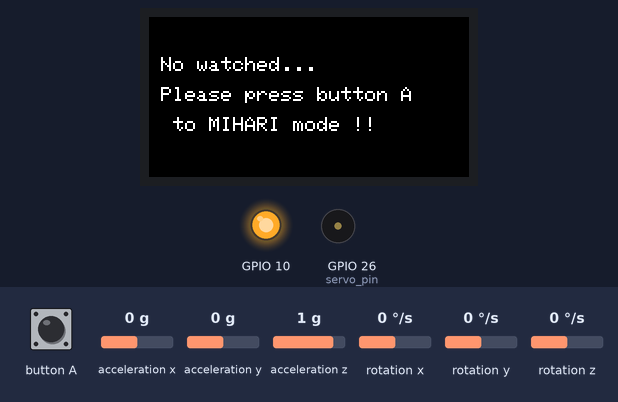
The sketch below on a simulated ESP32. Parts: 160×80 colour display, output pins drawn as LEDs (lit = HIGH), buzzer (waves = sounding). Dashed ring = blinking. The test bench sets the inputs (shaded band); at power-on: acceleration x 0 g, acceleration y 0 g, acceleration z 1 g, rotation x 0 °/s, rotation y 0 °/s, rotation z 0 °/s. Pins used as bus, display or sensor lines are not drawn.

Above: at 1.3 s.
1.4 s: button A pressed for 1 s
At 3.5 s:
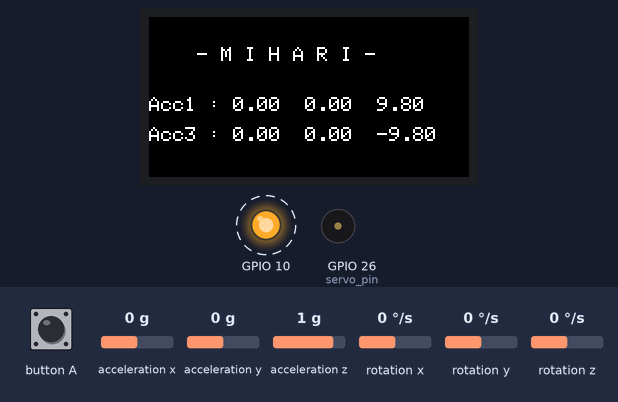
6.1 s: acceleration x set to -1.4 g
At 8.4 s:
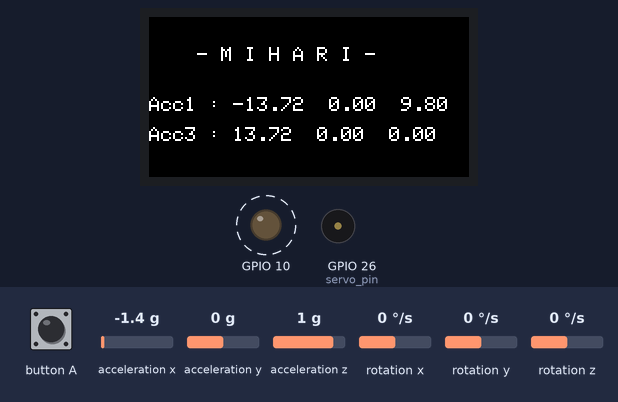
9.8 s: acceleration y set to -0.4 g
At 10.5 s:
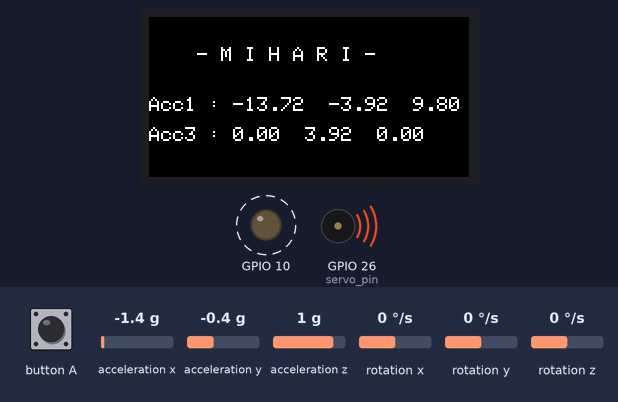
13.5 s: acceleration z set to -1.4 g
At 15.6 s:
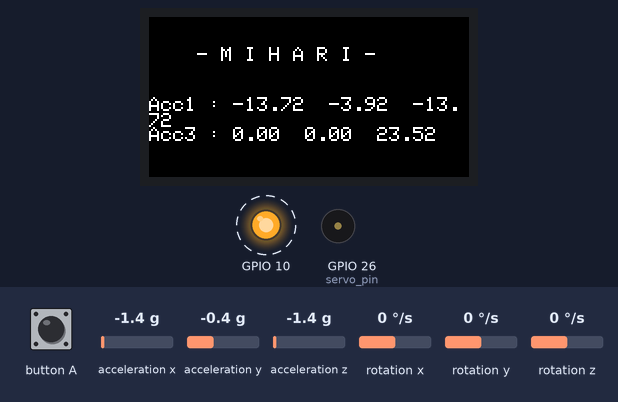
16.1 s: acceleration x set to -0.8 g
At 19.5 s:
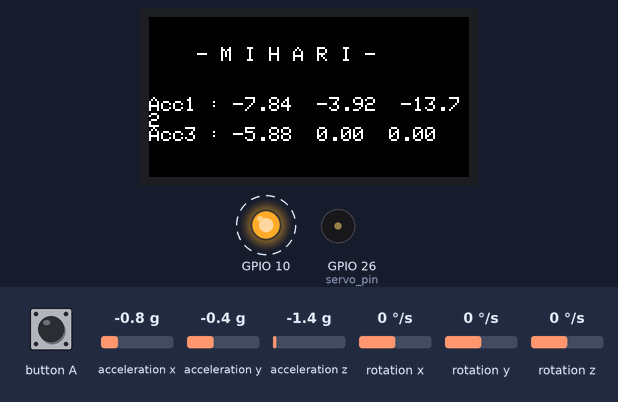
19.8 s: button A pressed for 3.2 s
At 20.9 s:
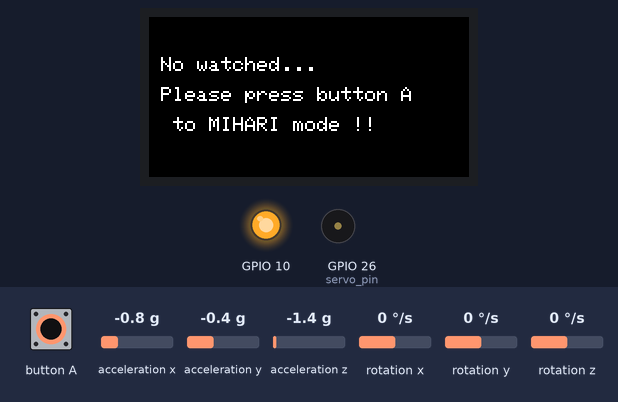
Timing chart, 0 to 22.8 s (numbered marks = the images above; inputs shaded):
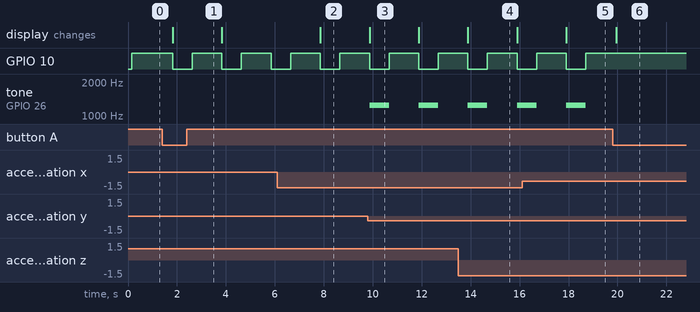

The sketch:

m5stickc.ino
```cpp
#include <M5StickC.h>

#define MODE_A 0
#define MODE_B 1
#define stat_OK 0
#define stat_NG 1
uint8_t disp_mode = MODE_A;

#define BTN_A_PIN 37
#define BTN_ON LOW
#define BTN_OFF HIGH
uint8_t prev_btn_a = BTN_OFF;
uint8_t btn_a = BTN_OFF;

#define POSE_P_X 0
#define POSE_M_X 1
#define POSE_P_Y 2
#define POSE_M_Y 3
#define POSE_P_Z 4
#define POSE_M_Z 5
uint8_t pose = POSE_P_X;
uint8_t prev_pose = POSE_P_X;

int mihari_count = 0;
uint8_t mihari_mode = stat_OK;

// 加速度  センサで取得できる値の単位は[g]なので、通常の[m/s^2]単位で考えるなら9.8倍する
float accX_g = 0;
float accY_g = 0;
float accZ_g = 0;
float accX_mpss = 0;
float accY_mpss = 0;
float accZ_mpss = 0;
float prev_accX_mpss = 0;
float prev_accY_mpss = 0;
float prev_accZ_mpss = 0;
float accX_diff = 0;
float accY_diff = 0;
float accZ_diff = 0;

// 角速度
float gyroX_dps = 0;
float gyroY_dps = 0;
float gyroZ_dps = 0;

// SPEAKER HAT 初期値
const int servo_pin = 26;
int freq = 50;
int ledChannel = 0;
int resolution = 10;
extern const unsigned char m5stack_startup_music[];

///////////////////////////////////////////////////////////////

void setup()
{
  M5.begin();
  pinMode(BTN_A_PIN, INPUT_PULLUP);
  // 6軸センサ初期化
  M5.MPU6886.Init();
  // LCD display
  M5.Lcd.setRotation(1); // ボタンBが上になる向き
  M5.Lcd.fillScreen(BLACK);
  M5.Lcd.setTextSize(1);

  // SPEAKER 初期化
  ledcSetup(ledChannel, freq, resolution);
  ledcAttachPin(servo_pin, ledChannel);
  ledcWrite(ledChannel, 256); //0°

  // 内臓LED 初期化
  pinMode(GPIO_NUM_10, OUTPUT);
  digitalWrite(GPIO_NUM_10, HIGH);
}

///////////////////////////////////////////////////////////////

void playMusic(const uint8_t *music_data, uint16_t sample_rate)
{
  uint32_t length = strlen((char *)music_data);
  uint16_t delay_interval = ((uint32_t)1000000 / sample_rate);
  for (int i = 0; i < length; i++)
  {
    ledcWriteTone(ledChannel, music_data[i] * 50);
    delayMicroseconds(delay_interval);
  }
}

///////////////////////////////////////////////////////////////

void loop()
{
  btn_a = digitalRead(BTN_A_PIN);

  if (prev_btn_a == BTN_OFF && btn_a == BTN_ON)
  {
    M5.Lcd.fillScreen(BLACK);
    if (disp_mode == MODE_A)
    {
      disp_mode = MODE_B;
      M5.Lcd.setTextSize(1);
    }
    else
    {
      disp_mode = MODE_A;
      M5.Lcd.setTextSize(1);
      M5.Lcd.setRotation(1); // ボタンBが上になる向き
    }
  }

  prev_btn_a = btn_a;

  // 加速度取得
  M5.MPU6886.getAccelData(&accX_g, &accY_g, &accZ_g);
  accX_mpss = accX_g * 9.8;
  accY_mpss = accY_g * 9.8;
  accZ_mpss = accZ_g * 9.8;

  // 角速度取得
  M5.MPU6886.getGyroData(&gyroX_dps, &gyroY_dps, &gyroZ_dps);

  if (disp_mode == MODE_A)
  {
    // ============ MODE_A ============
    ledcWriteTone(ledChannel, 0);

    M5.Lcd.fillScreen(BLACK);
    M5.Lcd.setRotation(1);
    M5.Lcd.setCursor(0, 20);
    M5.Lcd.print(" No watched...");
    M5.Lcd.setCursor(0, 35);
    M5.Lcd.print(" Please press button A");
    M5.Lcd.setCursor(0, 50);
    M5.Lcd.print("  to MIHARI mode !!");

    mihari_count = 0;
    mihari_mode = stat_OK;
  }
  else
  {
    // ============ MODE_B ============
    M5.Lcd.setCursor(0, 15);
    M5.Lcd.print("    - M I H A R I -");

    // 取得した値を表示する
    M5.Lcd.setCursor(0, 40);
    M5.Lcd.printf("Acc1 : %.2f  %.2f  %.2f   ", accX_mpss, accY_mpss, accZ_mpss);
    // M5.Lcd.setCursor(0, 45);
    // M5.Lcd.printf("Acc2 : %.2f  %.2f  %.2f   ", prev_accX_mpss, prev_accY_mpss, prev_accZ_mpss);

    // 前回の値との差を取得
    accX_diff = prev_accX_mpss - accX_mpss;
    accY_diff = prev_accY_mpss - accY_mpss;
    accZ_diff = prev_accZ_mpss - accZ_mpss;

    M5.Lcd.setCursor(0, 55);
    M5.Lcd.printf("Acc3 : %.2f  %.2f  %.2f   ", accX_diff, accY_diff, accZ_diff);

    // 判定
    if (accX_diff >= 2)
      mihari_count++;
    if (accX_diff <= -2)
      mihari_count++;
    if (accY_diff >= 2)
      mihari_count++;
    if (accY_diff <= -2)
      mihari_count++;
    if (accZ_diff >= 2)
      mihari_count++;
    if (accZ_diff <= -2)
      mihari_count++;

    // 値をprevに格納
    prev_accX_mpss = accX_mpss;
    prev_accY_mpss = accY_mpss;
    prev_accZ_mpss = accZ_mpss;

    if (mihari_count >= 3)
      mihari_mode = stat_NG;

    if (mihari_mode == stat_NG)

      ledcWriteTone(ledChannel, 1250);
    digitalWrite(GPIO_NUM_10, LOW);
    delay(800);
    ledcWriteTone(ledChannel, 0);
    digitalWrite(GPIO_NUM_10, HIGH);
    delay(400);
  }
  delay(800);
}
```

Measured:
- the behaviour switches between -0.2 and -0.3 g on acceleration y (found by bisection; images 2 and 3)
- after the input at 1.4 s, GPIO 10: alternates HIGH for 1.2 s and LOW for 0.80 s, starting after 0.43 s; the display: changes after 0.43 s (image 1)
- after the input at 6.1 s, the display: changes after 1.8 s (image 2)
- after the input at 9.8 s, tone on GPIO 26 (servo_pin): alternates 1250 Hz for 0.80 s and silent for 1.2 s, starting after 0.07 s; the display: changes after 0.07 s (image 3)
- after the input at 13.5 s, the display: changes after 0.39 s (image 4)
- after the input at 16.1 s, the display: changes after 1.8 s (image 5)
- after the input at 19.8 s, GPIO 10: stops changing and stays HIGH; tone on GPIO 26 (servo_pin): stops changing and stays silent; the display: changes after 0.14 s (image 6)
